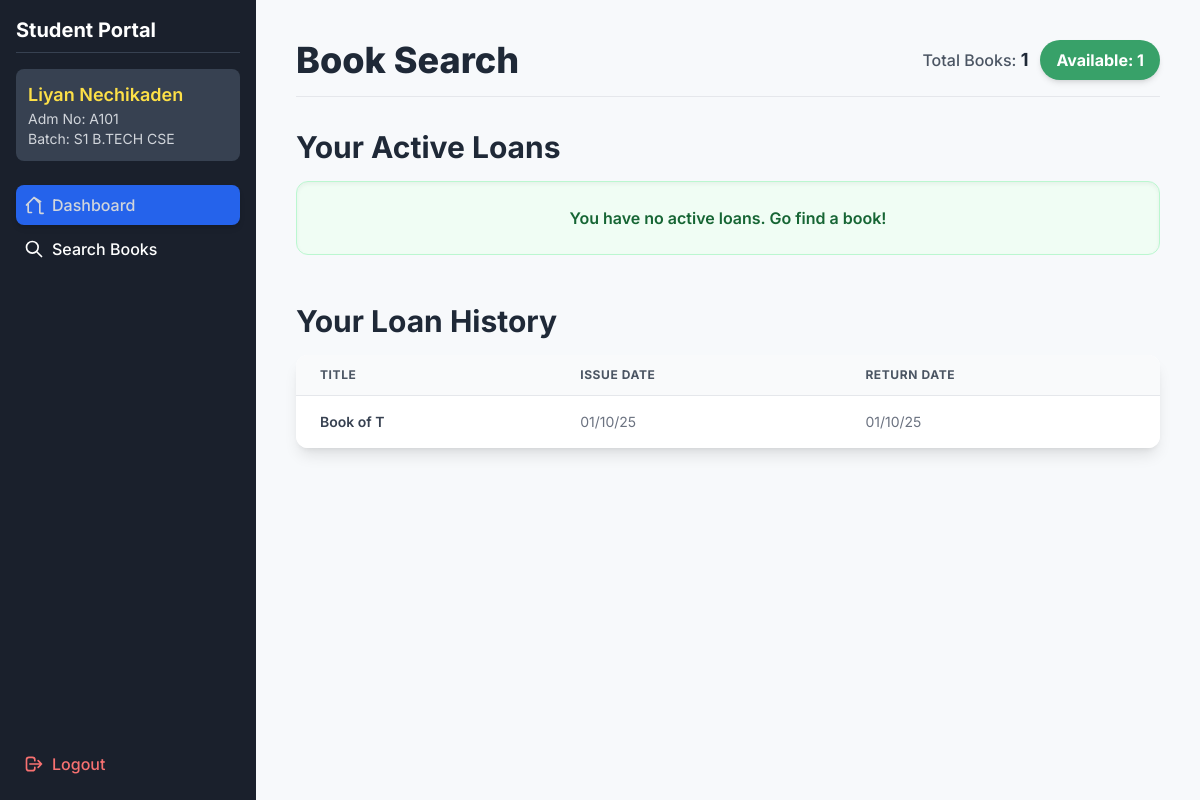
Page /student_dashboard (signed in) on the committed database.
### tables this page shows
CREATE TABLE students (
                            id INTEGER PRIMARY KEY AUTOINCREMENT,
                            admission_no TEXT UNIQUE NOT NULL,
                            name TEXT NOT NULL,
                            batch TEXT NOT NULL
                        );

CREATE TABLE transactions (
                            id INTEGER PRIMARY KEY AUTOINCREMENT,
                            book_id INTEGER, 
                            student_id INTEGER, 
                            issue_date TEXT NOT NULL,
                            due_date TEXT NOT NULL,  
                            return_date TEXT,
                            FOREIGN KEY(book_id) REFERENCES books(id) ON DELETE SET NULL,
                            FOREIGN KEY(student_id) REFERENCES students(id) ON DELETE SET NULL
                        );

### app.py (the view)
@app.route('/student_dashboard')
@student_login_required
def student_dashboard():
    student_adm_no = session.get('student_adm_no')
    with get_connection() as conn:
        student_record = conn.execute("SELECT id, name, batch FROM students WHERE admission_no=?", (student_adm_no,)).fetchone()
        if not student_record:
            flash("Could not find your student profile.", "danger")
            return redirect(url_for('student_logout'))
        student_id = student_record['id']
        active_loans = conn.execute("""
            SELECT t.id, t.issue_date, t.due_date,
                   COALESCE(b.name, '[DELETED BOOK]') AS book_name,
                   COALESCE(b.custom_id, '-') AS custom_id,
                   t.due_date < date('now') AS is_overdue
            FROM transactions t
            LEFT JOIN books b ON t.book_id = b.id
            WHERE t.student_id = ? AND t.return_date IS NULL
            ORDER BY t.due_date ASC
        """, (student_id,)).fetchall()
        loan_history = conn.execute("""
            SELECT t.issue_date, t.return_date, COALESCE(b.name, '[DELETED BOOK]') AS book_name
            FROM transactions t
            LEFT JOIN books b ON t.book_id = b.id
            WHERE t.student_id = ? AND t.return_date IS NOT NULL
            ORDER BY t.return_date DESC
        """, (student_id,)).fetchall()
        book_availability = conn.execute("""
            SELECT SUM(CASE WHEN available = 1 THEN 1 ELSE 0 END) AS available_count,
                   COUNT(id) AS total_count
            FROM books
        """).fetchone()
    return render_template('student_dashboard.html',
                           active_loans=active_loans,
                           loan_history=loan_history, # Pass new history data
                           availability=book_availability,
                           student_info=student_record)

### app.py (called while the page is built)
@app.template_filter('dateformat')
def dateformat(value, format='%d/%m/%y'):
    if value is None:
        return "-"
    try:
        date_obj = datetime.datetime.strptime(value, '%Y-%m-%d')
        return date_obj.strftime(format)
    except (ValueError, TypeError):
        return value

def get_connection():
    return SQLiteContext(DB_NAME)

def student_login_required(f):
    @wraps(f)
    def decorated_function(*args, **kwargs):
        if not session.get('student_logged_in'):
            flash('Please log in to access the student portal.', 'danger')
            return redirect(url_for('student_login'))
        return f(*args, **kwargs)
    return decorated_function

@app.context_processor
def inject_pending_count():
    with get_connection() as conn:
        try:
            count = conn.execute("SELECT COUNT(id) FROM students_auth WHERE is_approved = 0").fetchone()[0]
            return dict(pending_count=count)
        except:
            return dict(pending_count=0)

    def __enter__(self):
        self.conn = sqlite3.connect(self.db_name)
        self.conn.row_factory = sqlite3.Row
        self.conn.execute('PRAGMA foreign_keys = ON;')
        return self.conn

    def __exit__(self, exc_type, exc_val, exc_tb):
        if exc_type is None and self.conn:
            self.conn.commit()
        if self.conn:
            self.conn.close()
        return False

### templates/student_dashboard.html (shortened to what this page needs)
<!DOCTYPE html>
<html lang="en">
<head>
    <script src="https://cdn.tailwindcss.com"></script>
</head>
<body class="min-h-screen">
    <div class="md:flex">
        <div class="sidebar w-full md:w-64 p-4 flex-shrink-0 md:flex md:flex-col md:h-screen md:sticky md:top-0">
            <div class="flex-grow">
                <h2 class="text-xl font-bold text-white mb-4 border-b border-gray-700 pb-2">Student Portal</h2>
                {% if student_info %}
                <div class="text-gray-300 mb-6 p-3 bg-gray-700 rounded-lg">
                    <p class="font-semibold text-lg text-yellow-300">{{ student_info.name }}</p>
                    <p class="text-sm">Adm No: {{ session.student_adm_no }}</p>
                    <p class="text-sm">Batch: {{ student_info.batch }}</p>
                </div>
                {% endif %}
                <nav class="flex flex-col space-y-1">
                    <a href="{{ url_for('student_dashboard') }}" class="nav-link-active flex items-center p-2 rounded-lg bg-blue-600 text-gray-300 font-medium  shadow-md">
                        <svg class="w-5 h-5 mr-2" fill="none" stroke="currentColor" viewBox="0 0 24 24"><path stroke-linecap="round" stroke-linejoin="round" stroke-width="2" d="M3 12l2-2m0 0l7-7 7 7M5 10v10a1 1 0 001 1h3m10-10v10a1 1 0 001 1h3m-3-14L12 3l-7 7"></path></svg>
                        Dashboard
                    </a>
                    <a href="{{ url_for('student_search_books') }}" class="nav-link flex items-center p-2 rounded-lg text-white font-medium">
                        <svg class="w-5 h-5 mr-2" fill="none" stroke="currentColor" viewBox="0 0 24 24"><path stroke-linecap="round" stroke-linejoin="round" stroke-width="2" d="M21 21l-6-6m2-5a7 7 0 11-14 0 7 7 0 0114 0z"></path></svg>
                        Search Books
                    </a>
                </nav>
            </div>
            <div class="flex-shrink-0">
                <a href="{{ url_for('student_logout') }}" class="nav-link flex items-center p-2 rounded-lg text-red-400 font-medium">
                    <svg class="w-5 h-5 mr-2" fill="none" stroke="currentColor" viewBox="0 0 24 24"><path stroke-linecap="round" stroke-linejoin="round" stroke-width="2" d="M17 16l4-4m0 0l-4-4m4 4H7m6 4v1a3 3 0 01-3 3H6a3 3 0 01-3-3V7a3 3 0 013-3h4a3 3 0 013 3v1"></path></svg>
                    Logout
                </a>
            </div>
        </div>
        <div class="flex-grow p-10">
            <header class="mb-6 md:mb-8 flex flex-col md:flex-row justify-between items-start md:items-center pb-4 border-b border-gray-200">
                <h1 class="text-3xl sm:text-4xl font-extrabold text-gray-800 mb-2 md:mb-0">Book Search</h1>
                {% if availability %}
                <div class="flex flex-wrap gap-3 items-center">
                    <span class="text-gray-600 font-medium">Total Books: <span class="text-lg font-bold text-gray-800">{{ availability.total_count }}</span></span>
                    <span class="px-4 py-2 rounded-full status-badge-available text-base font-bold shadow-md">Available: {{ availability.available_count }}</span>
                </div>
                {% endif %}
            </header>
            <div class="mt-8">
                <h2 class="text-3xl font-bold text-gray-800 mb-4">Your Active Loans</h2>
                {% if active_loans %}
                    <div class="overflow-x-auto bg-white rounded-xl shadow-lg">
                        <table class="min-w-full divide-y divide-gray-200">
                            <thead class="bg-gray-50">
                                <tr>
                                    <th class="px-6 py-3 text-left text-xs font-bold text-gray-600 uppercase tracking-wider">Title</th>
                                    <th class="px-6 py-3 text-left text-xs font-bold text-gray-600 uppercase tracking-wider">Issue Date</th>
                                    <th class="px-6 py-3 text-left text-xs font-bold text-gray-600 uppercase tracking-wider">Due Date</th>
                                    <th class="px-6 py-3 text-center text-xs font-bold text-gray-600 uppercase tracking-wider">Status</th>
                                </tr>
                            </thead>
                            <tbody class="bg-white divide-y divide-gray-200">
                                {% for loan in active_loans %}
                                <tr class="hover:bg-gray-50 transition">
                                    <td class="px-6 py-4 whitespace-nowrap text-sm font-semibold text-gray-900">{{ loan.book_name }}</td>
                                    <td class="px-6 py-4 whitespace-nowrap text-sm text-gray-500">{{ loan.issue_date | dateformat }}</td>
                                    <td class="px-6 py-4 whitespace-nowrap text-sm {{ 'overdue-text' if loan.is_overdue else 'text-gray-500' }}">{{ loan.due_date | dateformat }}</td>
                                    <td class="px-6 py-4 whitespace-nowrap text-center text-sm">
                                        {% if loan.is_overdue %}
                                            <span class="px-3 py-1 inline-flex text-xs leading-5 font-semibold rounded-full bg-red-100 text-red-800">OVERDUE</span>
                                        {% else %}
                                            <span class="px-3 py-1 inline-flex text-xs leading-5 font-semibold rounded-full bg-green-100 text-green-800">On Loan</span>
                                        {% endif %}
                                    </td>
                                </tr>
                                {% endfor %}
                            </tbody>
                        </table>
                    </div>
                {% else %}
                    <div class="p-6 bg-green-50 border border-green-200 text-green-800 rounded-xl text-center shadow-inner">
                        <p class="font-semibold">You have no active loans. Go find a book!</p>
                    </div>
                {% endif %}
            </div>
            <div class="mt-12">
                <h2 class="text-3xl font-bold text-gray-800 mb-4">Your Loan History</h2>
                 {% if loan_history %}
                    <div class="overflow-x-auto bg-white rounded-xl shadow-lg">
                        <table class="min-w-full divide-y divide-gray-200">
                            <thead class="bg-gray-50">
                                <tr>
                                    <th class="px-6 py-3 text-left text-xs font-bold text-gray-600 uppercase tracking-wider">Title</th>
                                    <th class="px-6 py-3 text-left text-xs font-bold text-gray-600 uppercase tracking-wider">Issue Date</th>
                                    <th class="px-6 py-3 text-left text-xs font-bold text-gray-600 uppercase tracking-wider">Return Date</th>
                                </tr>
                            </thead>
                            <tbody class="bg-white divide-y divide-gray-200">
                                {% for loan in loan_history %}
                                <tr class="hover:bg-gray-50 transition">
                                    <td class="px-6 py-4 whitespace-nowrap text-sm font-semibold text-gray-700">{{ loan.book_name }}</td>
                                    <td class="px-6 py-4 whitespace-nowrap text-sm text-gray-500">{{ loan.issue_date | dateformat }}</td>
                                    <td class="px-6 py-4 whitespace-nowrap text-sm text-gray-500">{{ loan.return_date | dateformat }}</td>
                                </tr>
                                {% endfor %}
                            </tbody>
                        </table>
                    </div>
                {% else %}
                    <div class="p-6 bg-blue-50 border border-blue-200 text-blue-800 rounded-xl text-center shadow-inner">
                        <p class="font-semibold">You have no past loan records.</p>
                    </div>
                {% endif %}
            </div>
        </div>
    </div>
</body>
</html>

### templates/student_dashboard.html (style rules this page uses)
body { font-family: 'Inter', sans-serif; background-color: #f7f9fb; }
.sidebar { background-color: #1a202c; }
.nav-link { transition: background-color 0.2s; }
.nav-link:hover, .nav-link-active { background-color: #2d3748; }
.status-badge-available { background-color: #38a169; color: white; }

### rows in the picture
students: name "Liyan Nechikaden", batch "S1 B.TECH CSE"
transactions: book_name "Book of T", issue_date "01/10/25", return_date "01/10/25"

### other values in the picture
{{ session.student_adm_no }} "A101"
{{ availability.total_count }} "1"
{{ availability.available_count }} "1"
